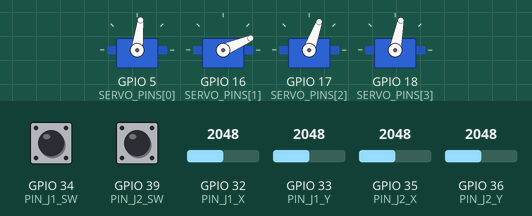
This sketch was run on a simulated ESP32. Parts: 4 × servo. The test bench sets the inputs (shaded band); at power-on: GPIO 34 (PIN_J1_SW) LOW, GPIO 32 (PIN_J1_X) = 2048, GPIO 33 (PIN_J1_Y) = 2048, GPIO 35 (PIN_J2_X) = 2048, GPIO 36 (PIN_J2_Y) = 2048, GPIO 39 (PIN_J2_SW) LOW. EEPROM starts erased; servo pulses on a pin are drawn as a servo (544–2400 µs = 0–180°); what the sketch prints to the serial monitor is not drawn.

Above: at 1.6 s.
1.7 s: GPIO 34 (PIN_J1_SW) pulled HIGH for 0.15 s
Timing chart, 0 to 4.7 s (numbered marks = the images above; inputs shaded):
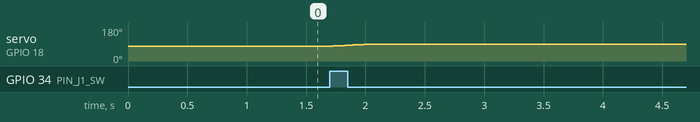

Measured:
- after the input at 1.7 s, servo on GPIO 18 (SERVO_PINS[3]): moves from 79° to 88° over 0.26 s, starting at once

The sketch:

teleop_test.ino
```cpp
#include <Preferences.h>
#include <esp_arduino_version.h>

const int SERVO_PINS[4] = {5, 16, 17, 18};
const char *NAMES[4] = {"base", "shoulder", "elbow", "gripper"};
const char *KEYS[4] = {"a0", "a1", "a2", "a3"};

const int PIN_J1_X  = 32;
const int PIN_J1_Y  = 33;
const int PIN_J1_SW = 34;
const int PIN_J2_X  = 35;
const int PIN_J2_Y  = 36;
const int PIN_J2_SW = 39;

const int ANGLE_MIN = 0;
const int ANGLE_MAX = 180;
const float HOME_POSE[4] = {85.7, 26.4, 72.1, 81.0};
const int PULSE_MIN_US = 500;
const int PULSE_MAX_US = 2400;

const int PWM_FREQ = 50;
const int PWM_BITS = 16;
const float PERIOD_US = 20000.0;

const int DEADZONE = 150;
const float DEG_PER_SEC_AT_FULL_DEFLECTION = 30.0;
const float HOMING_DEG_PER_SEC = 5.0;
const float MAX_DEG_PER_SEC = 30.0;
const unsigned long SAVE_INTERVAL_MS = 1000;

Preferences prefs;
float cmd[4];
float tgt[4];
float saved[4];
bool homing = true;

unsigned long lastUpdateMs = 0;
unsigned long lastPrintMs = 0;
unsigned long lastSaveMs = 0;

int centerJ1x, centerJ1y, centerJ2x, centerJ2y;

float angleToUs(float a) {
  return PULSE_MIN_US + (a - ANGLE_MIN) * (PULSE_MAX_US - PULSE_MIN_US) / (float)(ANGLE_MAX - ANGLE_MIN);
}

uint32_t usToDuty(float us) {
  return (uint32_t)round(us * ((1UL << PWM_BITS) - 1) / PERIOD_US);
}

void servoAttach(int i, float angle) {
  uint32_t duty = usToDuty(angleToUs(angle));
#if ESP_ARDUINO_VERSION_MAJOR >= 3
  ledcAttach(SERVO_PINS[i], PWM_FREQ, PWM_BITS);
  ledcWrite(SERVO_PINS[i], duty);
#else
  ledcSetup(i, PWM_FREQ, PWM_BITS);
  ledcWrite(i, duty);
  ledcAttachPin(SERVO_PINS[i], i);
#endif
}

void servoWrite(int i, float angle) {
  uint32_t duty = usToDuty(angleToUs(angle));
#if ESP_ARDUINO_VERSION_MAJOR >= 3
  ledcWrite(SERVO_PINS[i], duty);
#else
  ledcWrite(i, duty);
#endif
}

int calibrateCenter(int pin) {
  long sum = 0;
  for (int i = 0; i < 50; i++) { sum += analogRead(pin); delay(2); }
  return sum / 50;
}

float applyDeadzone(int raw, int center) {
  int delta = raw - center;
  if (abs(delta) < DEADZONE) return 0.0;
  int sign = delta > 0 ? 1 : -1;
  int magnitude = abs(delta) - DEADZONE;
  int maxMagnitude = (delta > 0 ? 4095 - center : center) - DEADZONE;
  if (maxMagnitude <= 0) return 0.0;
  return constrain(sign * (float)magnitude / maxMagnitude, -1.0, 1.0);
}

void warnIfAtLimit(int i) {
  if (cmd[i] <= ANGLE_MIN || cmd[i] >= ANGLE_MAX) {
    Serial.printf("WARNING: %s at its end stop (%d deg) - back off if it buzzes or gets warm\n", NAMES[i], (int)cmd[i]);
  }
}

void savePosition(unsigned long now) {
  if (now - lastSaveMs < SAVE_INTERVAL_MS) return;
  bool changed = false;
  for (int i = 0; i < 4; i++) {
    if (fabs(cmd[i] - saved[i]) >= 1.0) changed = true;
  }
  if (!changed) return;
  lastSaveMs = now;
  for (int i = 0; i < 4; i++) {
    saved[i] = cmd[i];
    prefs.putFloat(KEYS[i], saved[i]);
  }
}

void setup() {
  prefs.begin("arm", false);
  bool known = prefs.isKey(KEYS[0]);
  for (int i = 0; i < 4; i++) {
    saved[i] = constrain(prefs.getFloat(KEYS[i], HOME_POSE[i]), (float)ANGLE_MIN, (float)ANGLE_MAX);
    cmd[i] = saved[i];
    tgt[i] = HOME_POSE[i];
    servoAttach(i, cmd[i]);
  }

  Serial.begin(115200);
  pinMode(PIN_J1_SW, INPUT);
  pinMode(PIN_J2_SW, INPUT);

  if (!known) {
    Serial.println("first boot - position unknown, place the arm near the 0th pose by hand");
  }
  Serial.printf("holding last pose: base=%.1f shoulder=%.1f elbow=%.1f gripper=%.1f\n", cmd[0], cmd[1], cmd[2], cmd[3]);

  Serial.println("Calibrating joystick centers - do not touch the sticks...");
  centerJ1x = calibrateCenter(PIN_J1_X);
  centerJ1y = calibrateCenter(PIN_J1_Y);
  centerJ2x = calibrateCenter(PIN_J2_X);
  centerJ2y = calibrateCenter(PIN_J2_Y);
  Serial.printf("Centers: J1x=%d J1y=%d J2x=%d J2y=%d\n", centerJ1x, centerJ1y, centerJ2x, centerJ2y);

  Serial.printf("homing slowly to 0th pose at %.1f deg/s - sticks ignored until done\n", HOMING_DEG_PER_SEC);
  lastUpdateMs = millis();
  lastSaveMs = lastUpdateMs;
}

void loop() {
  unsigned long now = millis();
  float dtSec = (now - lastUpdateMs) / 1000.0;
  lastUpdateMs = now;

  int j1x = analogRead(PIN_J1_X);
  int j1y = analogRead(PIN_J1_Y);
  int j1sw = digitalRead(PIN_J1_SW);
  int j2x = analogRead(PIN_J2_X);
  int j2y = analogRead(PIN_J2_Y);
  int j2sw = digitalRead(PIN_J2_SW);

  bool frozen = (j1sw == LOW);

  if (!homing && !frozen) {
    tgt[0] += applyDeadzone(j1x, centerJ1x) * DEG_PER_SEC_AT_FULL_DEFLECTION * dtSec;
    tgt[1] += applyDeadzone(j1y, centerJ1y) * DEG_PER_SEC_AT_FULL_DEFLECTION * dtSec;
    tgt[2] += applyDeadzone(j2x, centerJ2x) * DEG_PER_SEC_AT_FULL_DEFLECTION * dtSec;
    tgt[3] = map(j2y, 0, 4095, ANGLE_MIN, ANGLE_MAX);
  }

  float maxStep = (homing ? HOMING_DEG_PER_SEC : MAX_DEG_PER_SEC) * dtSec;
  bool allThere = true;
  for (int i = 0; i < 4; i++) {
    tgt[i] = constrain(tgt[i], (float)ANGLE_MIN, (float)ANGLE_MAX);
    float d = tgt[i] - cmd[i];
    if (fabs(d) > 0.1) allThere = false;
    cmd[i] += constrain(d, -maxStep, maxStep);
    servoWrite(i, cmd[i]);
  }

  if (homing && allThere) {
    homing = false;
    Serial.println("at 0th pose - joystick control ON");
  }

  savePosition(now);

  if (now - lastPrintMs > 200) {
    lastPrintMs = now;
    Serial.printf("J1 x=%d y=%d sw=%d | J2 x=%d y=%d sw=%d | base=%.1f shoulder=%.1f elbow=%.1f gripper=%.1f%s%s\n",
                  j1x, j1y, j1sw, j2x, j2y, j2sw, cmd[0], cmd[1], cmd[2], cmd[3],
                  homing ? " [HOMING]" : "", frozen ? " [FROZEN]" : "");
    for (int i = 0; i < 3; i++) warnIfAtLimit(i);
  }
}
```
